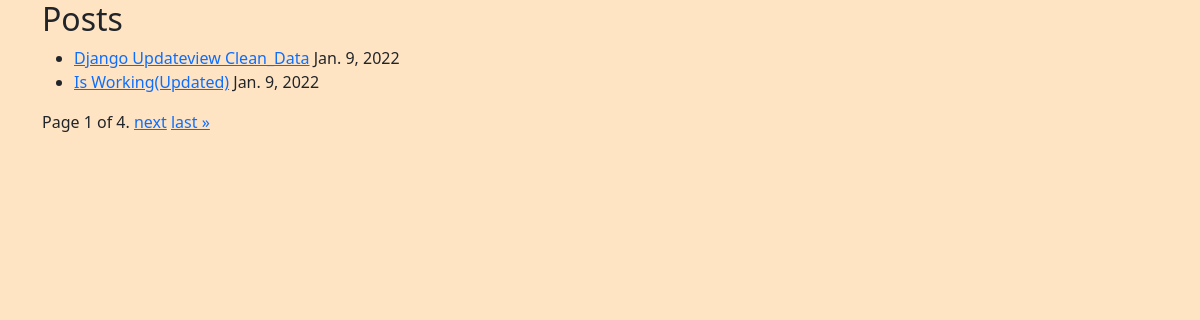
Before: / with the older database file.
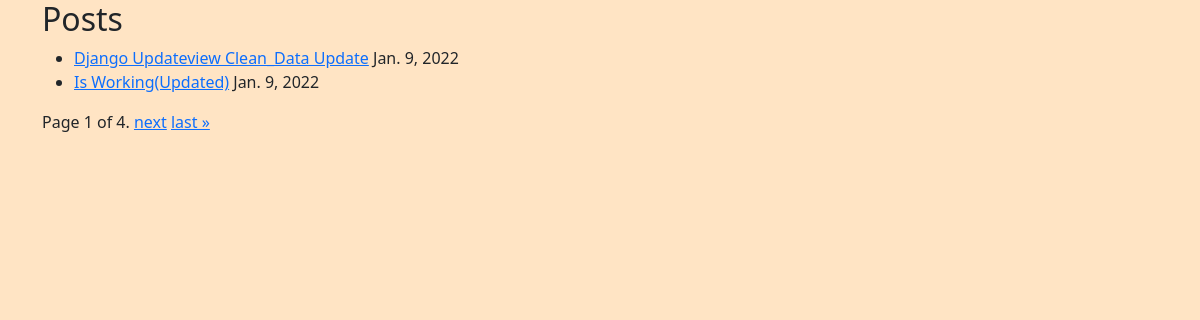
After: the same page with the newer database file.
### blog/models.py (models this page shows, shortened)
class Post(models.Model):
    user = models.ForeignKey(User, on_delete=models.CASCADE)
    title = models.CharField(max_length=255)
    content = models.TextField()
    slug = models.SlugField(unique=True, max_length=255)
    published_date = models.DateTimeField(auto_now_add=True)
    def get_absolute_url(self):
        return reverse('posts:post_detail', kwargs={'slug': self.slug})

### blog/views.py (the view)
# urls.py: path('', PostListView.as_view(), name='home'),
class PostListView(ListView):
    model = Post
    template_name = 'blog/home.html'
    context_object_name = 'posts'
    ordering = ['-published_date']
    paginate_by = 2

### blog/templates/blog/home.html (shortened to what this page needs)
{% extends 'blog/base.html' %}
{% block content %}
<h2>Posts</h2>
    <ul>
        {% for post in posts  %}
            <li>  <a href=" {{ post.get_absolute_url }} ">{{post.title|title}}</a> {{post.published_date|date}}</li>
        {% endfor %}
    </ul>
    <div class="pagination">
        <span class="step-links">
            <span class="current">
                Page {{ page_obj.number }} of {{ page_obj.paginator.num_pages }}.
            </span>
            {% if page_obj.has_next %}
                <a href="?page={{ page_obj.next_page_number }}">next</a>
                <a href="?page={{ page_obj.paginator.num_pages }}">last &raquo;</a>
            {% endif %}
        </span>
    </div>
{% endblock content %}

### blog/templates/blog/base.html (shortened to what this page needs)
{% load static %}
<!DOCTYPE html>
<html lang="en">
<head>
    <link href="https://cdn.jsdelivr.net/npm/bootstrap@5.1.3/dist/css/bootstrap.min.css" rel="stylesheet">
    <link rel="stylesheet" href="{% static 'css/base.css' %}" type="text/css">
</head>
<body>
    <div class="container">
        {% block content %}
        {% endblock content %}
    </div>
</body>
</html>

### static/css/base.css (style rules this page uses)
body { background-color: bisque; }

Changed rows visible on the page:
changed Post: title "Django Updateview Clean_Data" → "Django Updateview Clean_Data Update"
